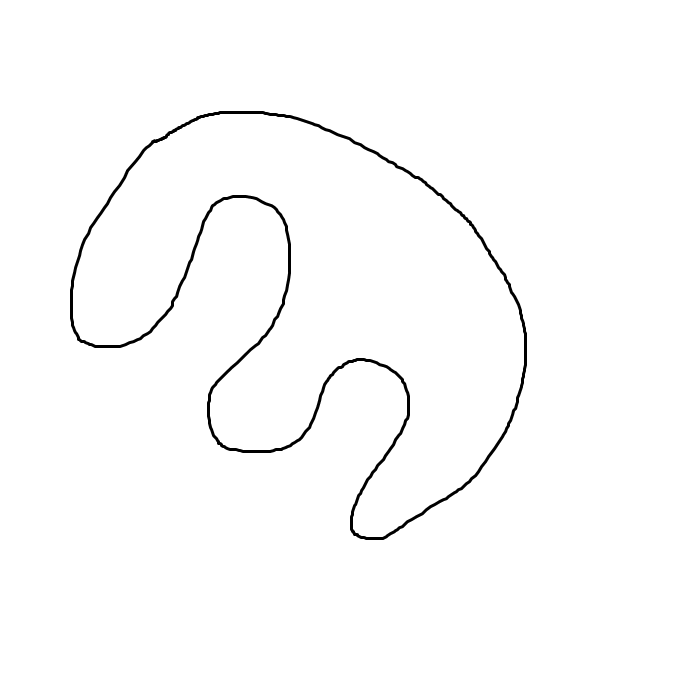
#> input picture testes_csv/image.png, 700 x 700 px
$ python teste.py image.png out.png
#> lines starting #> are read from the running program, lines starting #| are printed output that depends on the picture; after the words box and inside, x2 and y2 are one past the last pixel; in counts of white or black regions, pixels touching at a corner belong together
import csv
import argparse
from pathlib import Path

import cv2
import numpy as np


def load_binary_image(image_path, threshold=127, invert=False):
    """
    Lê a imagem e converte para binária.
    Retorna:
        - matriz binária
        - largura
        - altura
    """
    img = cv2.imread(str(image_path), cv2.IMREAD_GRAYSCALE)
    if img is None:
        raise FileNotFoundError(f"Não foi possível abrir a imagem: {image_path}")

    height, width = img.shape

    if invert:
        _, bin_img = cv2.threshold(img, threshold, 255, cv2.THRESH_BINARY)
        track = bin_img == 255
    else:
        _, bin_img = cv2.threshold(img, threshold, 255, cv2.THRESH_BINARY_INV)
        track = bin_img == 255

    return track.astype(np.uint8), width, height


def find_connected_components(binary_track, min_component_size=20):
    num_labels, labels, stats, _ = cv2.connectedComponentsWithStats(
        binary_track, connectivity=8
    )

    components = []
    for label in range(1, num_labels):
        area = stats[label, cv2.CC_STAT_AREA]
        if area < min_component_size:
            continue

        ys, xs = np.where(labels == label)
        points = np.column_stack((ys, xs))
        components.append(points)

    return components


def build_neighbor_graph(points):
    point_set = set(map(tuple, points.tolist()))
    neighbors = {}

    offsets = [
        (-1, -1), (-1, 0), (-1, 1),
        (0, -1),           (0, 1),
        (1, -1),  (1, 0),  (1, 1),
    ]

    for p in point_set:
        y, x = p
        nbrs = []
        for dy, dx in offsets:
            q = (y + dy, x + dx)
            if q in point_set:
                nbrs.append(q)
        neighbors[p] = nbrs

    return point_set, neighbors


def order_component_points(points):
    point_set, neighbors = build_neighbor_graph(points)

    degrees = {p: len(neighbors[p]) for p in point_set}
    endpoints = [p for p, deg in degrees.items() if deg == 1]

    if endpoints:
        start = min(endpoints, key=lambda p: (p[1], p[0]))
    else:
        start = min(point_set, key=lambda p: (p[1], p[0]))

    ordered = [start]
    visited = {start}
    current = start
    previous = None

    while True:
        candidates = [n for n in neighbors[current] if n not in visited]

        if not candidates:
            break

        if previous is None or len(candidates) == 1:
            nxt = candidates[0]
        else:
            py, px = previous
            cy, cx = current
            v1 = np.array([cx - px, cy - py], dtype=float)
            v1_norm = np.linalg.norm(v1)

            if v1_norm < 1e-9:
                nxt = candidates[0]
            else:
                best_score = -1e18
                best_n = candidates[0]

                for cand in candidates:
                    ny, nx = cand
                    v2 = np.array([nx - cx, ny - cy], dtype=float)
                    v2_norm = np.linalg.norm(v2)

                    if v2_norm < 1e-9:
                        continue

                    score = np.dot(v1 / v1_norm, v2 / v2_norm)
                    if score > best_score:
                        best_score = score
                        best_n = cand

                nxt = best_n

        ordered.append(nxt)
        visited.add(nxt)
        previous = current
        current = nxt

    # converte (y,x) → (x,y)
    return np.array([(x, y) for (y, x) in ordered], dtype=float)


def center_points(points_xy, width, height):
    """
    Move origem para o centro da imagem (0,0)
    e inverte eixo Y (pra cima positivo)
    """
    cx = width / 2
    cy = height / 2

    x = (points_xy[:, 0] - cx)
    y = -(points_xy[:, 1] - cy)

    return np.column_stack((x, y))


def limit_points(points_xy, max_points=None):
    if max_points is None or len(points_xy) <= max_points:
        return points_xy

    idx = np.linspace(0, len(points_xy) - 1, max_points).astype(int)
    return points_xy[idx]


def export_to_csv(all_tracks, output_csv):
    with open(output_csv, "w", newline="", encoding="utf-8") as f:
        writer = csv.writer(f)
        writer.writerow(["track_id", "point_id", "x", "y"])

        for track_id, pts in enumerate(all_tracks):
            for point_id, (x, y) in enumerate(pts):
                writer.writerow([track_id, point_id, float(x), float(y)])


def process_image(
    image_path,
    output_csv,
    threshold=127,
    min_component_size=20,
    invert=False,
    max_points=None,
):
    binary_track, width, height = load_binary_image(
        image_path, threshold=threshold, invert=invert
    )

    components = find_connected_components(
        binary_track,
        min_component_size=min_component_size
    )

    if not components:
        raise RuntimeError("Nenhum trajeto encontrado.")

    all_tracks = []

    for i, comp in enumerate(components):
        ordered = order_component_points(comp)
        centered = center_points(ordered, width, height)
        final = limit_points(centered, max_points)

        all_tracks.append(final)

        print(f"Track {i}: {len(comp)} px -> {len(final)} pontos")

    export_to_csv(all_tracks, output_csv)
    print(f"\nCSV salvo em: {output_csv}")


def main():
    parser = argparse.ArgumentParser(
        description="Imagem → CSV (sem spline, com origem no centro)"
    )
    parser.add_argument("image")
    parser.add_argument("output")
    parser.add_argument("--threshold", type=int, default=127)
    parser.add_argument("--min-size", type=int, default=20)
    parser.add_argument("--max-points", type=int, default=None)
    parser.add_argument("--invert", action="store_true")

    args = parser.parse_args()

    process_image(
        image_path=Path(args.image),
        output_csv=Path(args.output),
        threshold=args.threshold,
        min_component_size=args.min_size,
        invert=args.invert,
        max_points=args.max_points,
    )
#> in load_binary_image, img is the input picture: shape (700, 700); min 0, max 255, mean 251.9
#> in load_binary_image, `_, bin_img = cv2.threshold(img, threshold, 255, cv2.THRESH_BINARY_INV)`:
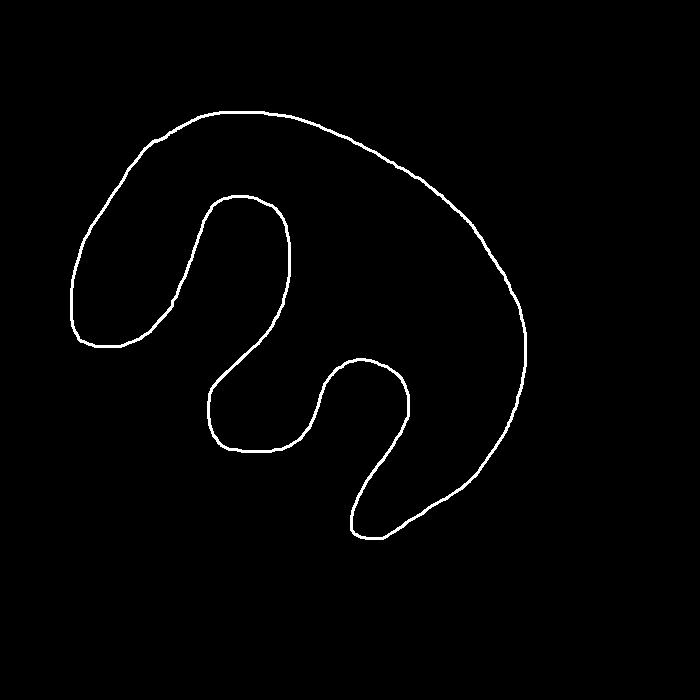
#> bin_img: shape (700, 700); 1.3% white; 1 white region, box (x1, y1, x2, y2) and area: (70, 111, 527, 540) 6140
#> in process_image, `binary_track, width, height = load_binary_image( image_path, threshold..`: width = 700
#> in find_connected_components, `num_labels, labels, stats, _ = cv2.connectedComponentsWithStats( binar..`: num_labels = 2; stats = [[0, 0, 700, 700, 483860], [70, 111, 457, 429, 6140]]
#> the loop in find_connected_components, `for label in range(1, num_labels):` made 1 pass
#> area on pass 1: 6140
#> after the loop in find_connected_components, `for label in range(1, num_labels):`: components = 1 item
#> the loop in process_image, `for i, comp in enumerate(components):` made 1 pass
#> (cx in center_points, cy in center_points) on pass 1: (350, 350)
#| Track 0: 6140 px -> 1777 pontos
#> after the loop in process_image, `for i, comp in enumerate(components):`: all_tracks = 1 point arrays, longest 1777 points
#> the loop in export_to_csv, `for track_id, pts in enumerate(all_tracks):` made 1 pass
#> track_id on pass 1: 0


if __name__ == "__main__":
    main()
